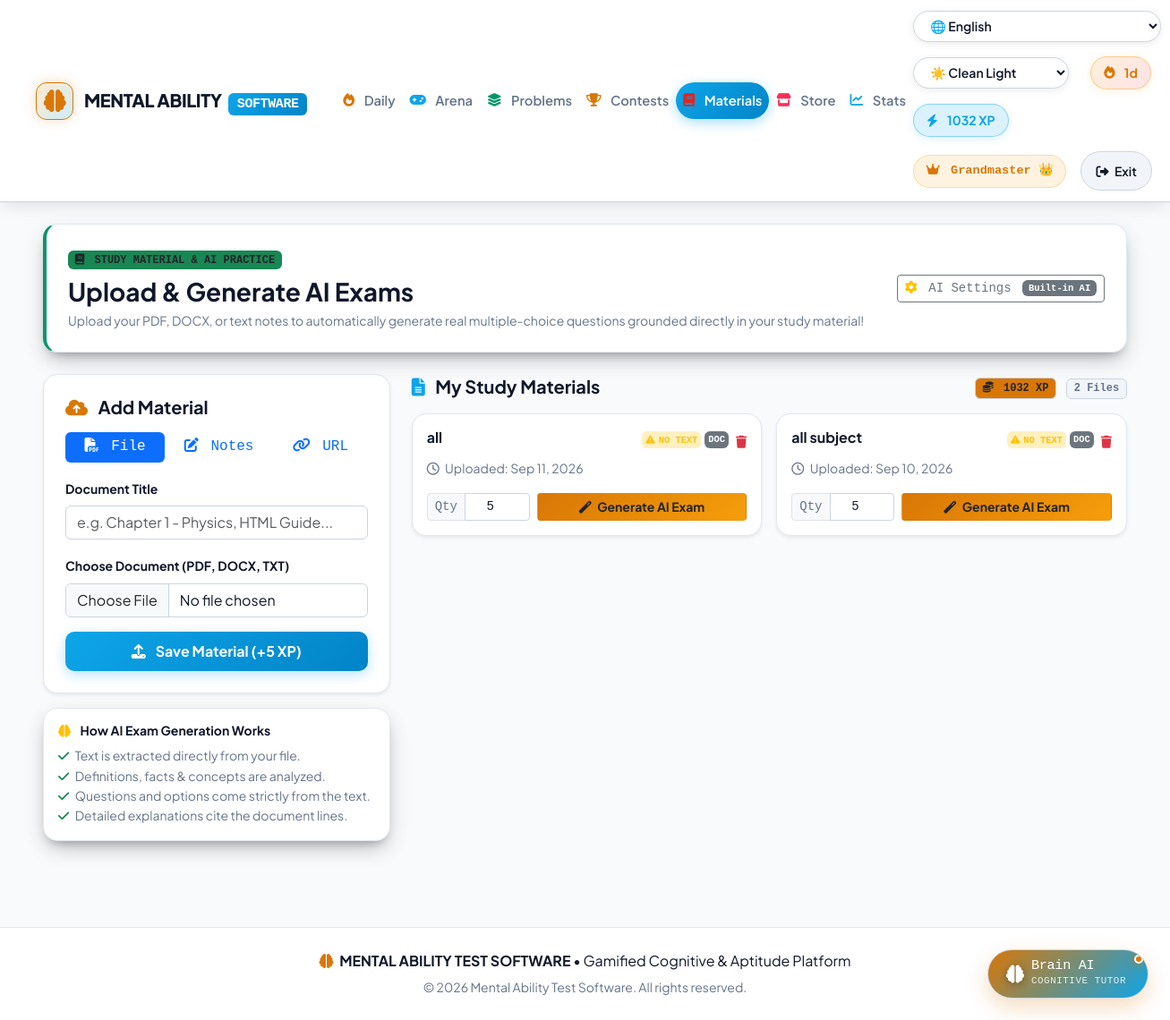
Page /study-material/ (signed in) on the earlier database version.
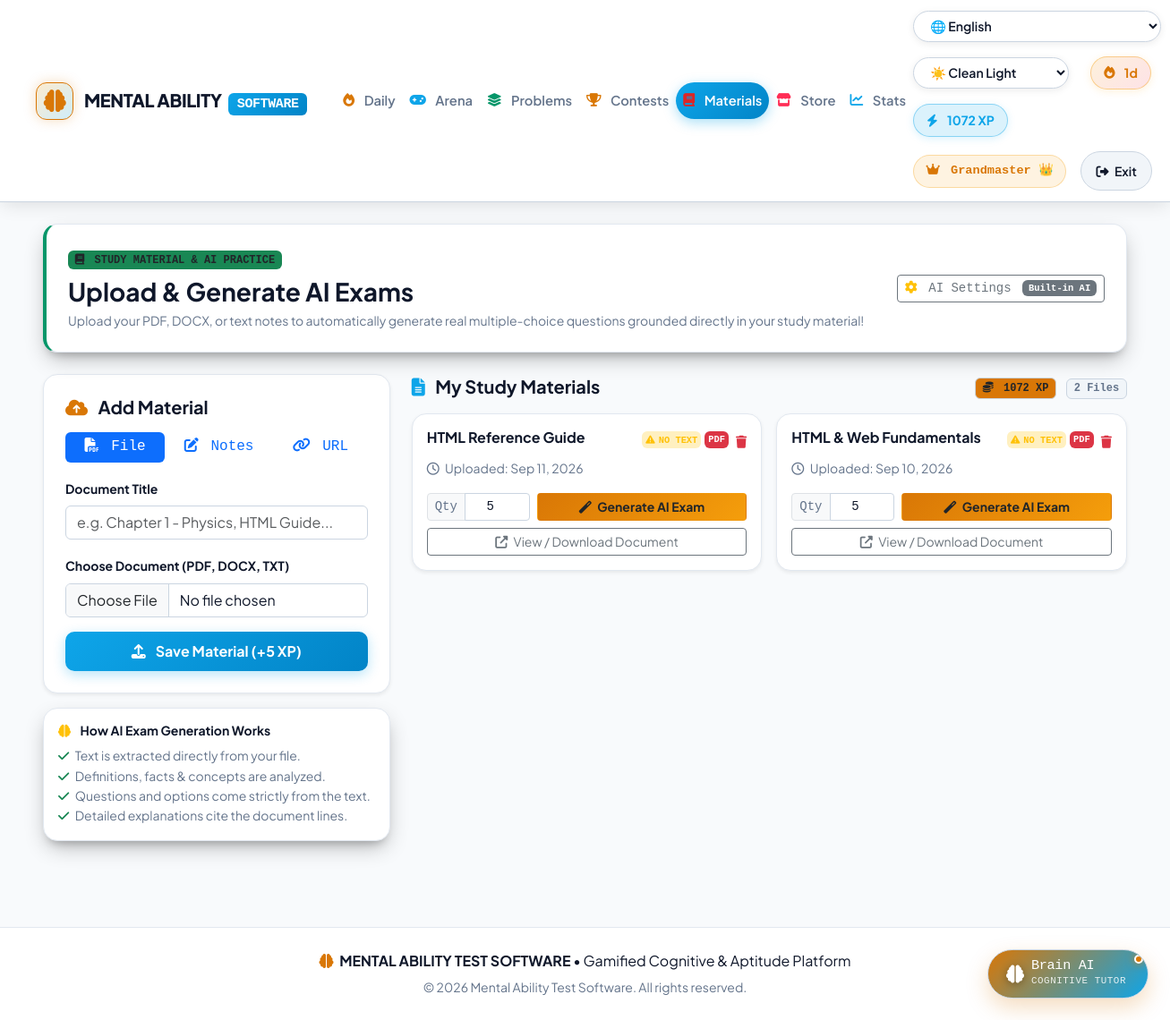
Same page on the later database version.
### quiz/models.py (models this page shows, shortened)
class UserProfile(models.Model):
    user = models.OneToOneField('auth.User', on_delete=models.CASCADE, related_name='profile')
    streak_count = models.IntegerField(default=0)
    last_active_date = models.DateField(null=True, blank=True)
    total_xp = models.IntegerField(default=0)
    solved_questions_count = models.IntegerField(default=0)
    @property
    def rank_title(self):
        if self.total_xp >= 1000:
            return "Grandmaster 👑"
        elif self.total_xp >= 500:
            return "Mind Master 🧠"
        elif self.total_xp >= 200:
            return "Aptitude Scholar 🎓"
        elif self.total_xp >= 50:
            return "Problem Solver ⚡"
        else:
            return "Novice Explorer"

class StudyMaterial(models.Model):
    user = models.ForeignKey(settings.AUTH_USER_MODEL, on_delete=models.CASCADE, related_name='study_materials')
    title = models.CharField(max_length=255)
    file_url = models.CharField(max_length=1000, blank=True, null=True, help_text="Direct URL or local path to the file")
    extracted_text = models.TextField(blank=True, default='', help_text="Cached text extracted from the document")
    uploaded_at = models.DateTimeField(auto_now_add=True)

### quiz/views.py (the view)
# urls.py: path('study-material/', login_required(views.study_material), name='study_material'),
@login_required
def study_material(request):
    materials = StudyMaterial.objects.filter(user=request.user).order_by('-uploaded_at')
    profile = get_or_create_user_profile(request.user)
    current_provider = request.session.get('ai_provider', 'auto')
    session_key = request.session.get('ai_api_key', '')
    masked_key = f"{session_key[:4]}...{session_key[-4:]}" if len(session_key) > 8 else ("Configured" if session_key else "")
    has_env_gemini = bool(os.environ.get('GEMINI_API_KEY') or os.environ.get('GOOGLE_API_KEY'))
    has_env_groq = bool(os.environ.get('GROQ_API_KEY'))
    has_env_openai = bool(os.environ.get('OPENAI_API_KEY'))
    context = {
        'materials': materials,
        'profile': profile,
        'current_provider': current_provider,
        'masked_key': masked_key,
        'has_env_gemini': has_env_gemini,
        'has_env_groq': has_env_groq,
        'has_env_openai': has_env_openai,
    }
    return render(request, 'quiz/study_material.html', context)

### quiz/views.py (called while the page is built)
def get_or_create_user_profile(user):
    if not user.is_authenticated:
        return None
    profile, created = UserProfile.objects.get_or_create(user=user)
    today = timezone.now().date()
    if profile.last_active_date is None:
        profile.streak_count = 1
        profile.last_active_date = today
        profile.save()
    elif profile.last_active_date < today:
        if profile.last_active_date == today - timedelta(days=1):
            profile.streak_count += 1
        else:
            profile.streak_count = 1
        profile.last_active_date = today
        profile.save()
    return profile

### templates/quiz/study_material.html (shortened to what the changed rows need)
{% extends 'base.html' %}
{% load static %}
{% block content %}
<div class="row g-4 mb-4">
  <div class="col-lg-8">
    <div class="d-flex justify-content-between align-items-center mb-3">
      <div>
        <span class="badge text-dark font-monospace fw-bold me-2" style="background-color: var(--lc-amber); border: 1px solid var(--lc-border-highlight);">
          <i class="fas fa-coins me-1"></i> {{ profile.total_xp }} XP
        </span>
        <span class="badge font-monospace" style="background-color: var(--lc-surface-hover); color: var(--lc-text-muted); border: 1px solid var(--lc-border-highlight);">
          {{ materials|length }} Files
        </span>
      </div>
    </div>
    <div class="row g-3">
      {% for material in materials %}
        <div class="col-md-6">
          <div class="lc-card p-3 shadow-sm h-100 d-flex flex-column justify-content-between position-relative">
            <div>
              <div class="d-flex justify-content-between align-items-start mb-2">
                <h6 class="fw-bold mb-1 text-truncate" style="color: var(--lc-text); max-width: 75%;" title="{{ material.title }}">
                  {{ material.title }}
                </h6>
                <div class="d-flex gap-1 align-items-center">
                  {% if material.extracted_text and material.extracted_text|length >= 20 %}
                    <span class="badge bg-success bg-opacity-25 text-success font-monospace px-1 py-1" style="font-size: 0.65rem;" title="Text ready for instant AI exam generation">
                      <i class="fas fa-check-circle me-1"></i>READY
                    </span>
                  {% else %}
                    <span class="badge bg-warning bg-opacity-25 text-warning font-monospace px-1 py-1" style="font-size: 0.65rem;" title="Scanned or image file (no selectable text layer)">
                      <i class="fas fa-exclamation-triangle me-1"></i>NO TEXT
                    </span>
                  {% endif %}
                  {% if ".pdf" in material.file_url|lower %}
                    <span class="badge bg-danger font-monospace px-1 py-1" style="font-size: 0.65rem;">PDF</span>
                  {% elif ".docx" in material.file_url|lower %}
                    <span class="badge bg-primary font-monospace px-1 py-1" style="font-size: 0.65rem;">DOCX</span>
                  {% else %}
                    <span class="badge bg-secondary font-monospace px-1 py-1" style="font-size: 0.65rem;">DOC</span>
                  {% endif %}
                  <form method="post" action="{% url 'quiz:delete_study_material' material.id %}" onsubmit="return confirm('Are you sure you want to delete this study material?');" class="d-inline">
                    <button type="submit" class="btn btn-sm text-danger p-0 border-0 bg-transparent ms-1" title="Delete Material">
                      <i class="fas fa-trash"></i>
                    </button>
                  </form>
                </div>
              </div>
              <small class="d-block mb-3" style="color: var(--lc-text-muted);">
                <i class="far fa-clock me-1"></i> Uploaded: {{ material.uploaded_at|date:"M d, Y" }}
              </small>
            </div>
            <div class="d-grid gap-2">
              <form action="{% url 'quiz:start_ai_exam' material.id %}" method="GET" class="d-flex align-items-center gap-2 ai-exam-form">
                <div class="input-group input-group-sm" style="width: 115px;">
                  <span class="input-group-text py-0 px-2 small font-monospace text-muted" title="Number of questions (1-100)">Qty</span>
                  <input type="number" name="num_questions" value="5" min="1" max="100" class="form-control form-control-sm text-center font-monospace" title="Number of questions (1-100)">
                </div>
                <button type="submit" class="btn btn-sm text-dark fw-bold flex-grow-1 generate-exam-btn" style="background: linear-gradient(135deg, var(--lc-amber), #f59e0b);">
                  <i class="fas fa-magic me-1"></i> Generate AI Exam
                </button>
              </form>
              {% if material.file_url %}
                <a href="{{ material.file_url }}" target="_blank" class="btn btn-sm btn-outline-secondary">
                  <i class="fas fa-external-link-alt me-1"></i> View / Download Document
                </a>
              {% endif %}
            </div>
          </div>
        </div>
      {% endfor %}
    </div>
  </div>
</div>
{% endblock %}

### templates/base.html (shortened to what the changed rows need)
<!DOCTYPE html>
{% load static %}
<html lang="en">
<head>
  <link href="https://cdn.jsdelivr.net/npm/bootstrap@5.3.2/dist/css/bootstrap.min.css" rel="stylesheet">
  <link rel="stylesheet" href="https://cdnjs.cloudflare.com/ajax/libs/font-awesome/6.4.0/css/all.min.css">
  <link rel="stylesheet" href="{% static 'css/global.css' %}?v=2.1">
</head>
<body>
  <nav class="navbar navbar-expand-lg navbar-dark navbar-leetcode sticky-top">
    <div class="container-fluid">
      <div class="collapse navbar-collapse" id="leetcodeNavbar">
        <div class="d-flex align-items-center gap-3 flex-wrap">
          <select id="languageSelect" class="theme-selector" title="Select UI Language" onchange="switchLanguage(this.value)">
            <option value="en">🌐 English</option>
          </select>
          <select id="themeSelect" class="theme-selector me-2" title="Switch UI Theme" onchange="switchTheme(this.value)">
            <option value="clean-light">☀️ Clean Light</option>
          </select>
          {% if user.is_authenticated %}
            <div class="streak-badge" title="Daily Activity Streak">
              <i class="fas fa-fire me-1"></i> {{ profile.streak_count|default:1 }}d
            </div>
            <div class="xp-badge" title="Total Experience Points">
              <i class="fas fa-bolt me-1"></i> {{ profile.total_xp|default:0 }} XP
            </div>
            <span class="rank-badge font-monospace d-none d-md-inline">
              <i class="fas fa-crown me-1"></i> {{ profile.rank_title|default:"Novice" }}
            </span>
            <form action="{% url 'logout' %}" method="post" class="d-inline">
              <button class="btn btn-lc-secondary btn-sm rounded-pill px-3" type="submit" title="Logout">
                <i class="fas fa-sign-out-alt me-1"></i> Exit
              </button>
            </form>
          {% else %}
            <a class="btn btn-lc-secondary btn-sm rounded-pill px-3" href="{% url 'login' %}">Log In</a>
            <a class="btn btn-lc-primary btn-sm rounded-pill px-3" href="{% url 'quiz:signup' %}">Sign Up</a>
          {% endif %}
        </div>
      </div>
    </div>
  </nav>
  <div class="container-fluid py-4 px-lg-5">
    {% block content %}{% endblock %}
  </div>
</body>
</html>

Differences in the rows shown:
changed UserProfile "Grandmaster 👑": total_xp "1032" → "1072"
changed StudyMaterial: title "all" → "HTML Reference Guide"; file_url "DOC" → "PDF View / Download Document"
changed StudyMaterial: title "all subject" → "HTML & Web Fundamentals"; file_url "DOC" → "PDF View / Download Document"
